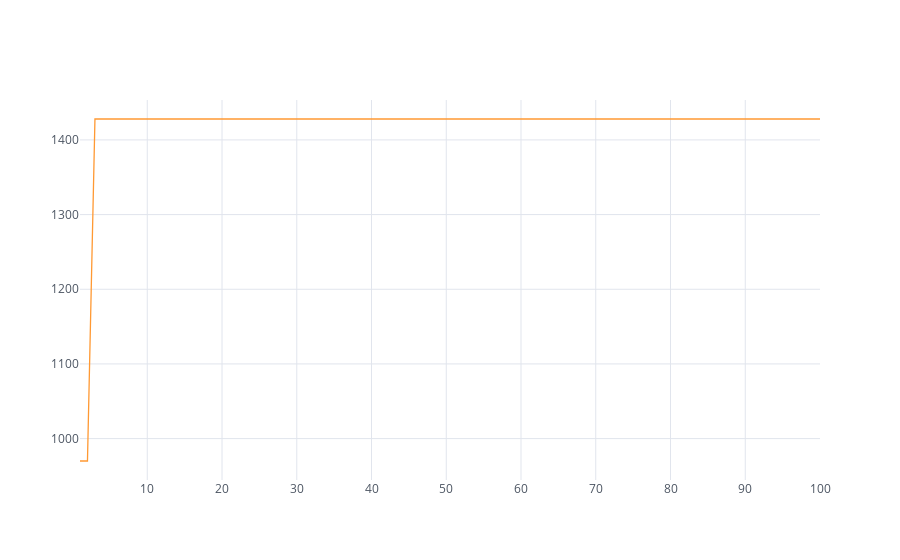

Notebook code for this chart:
### Code cell
pd.DataFrame(logger.individuals_by_generation).groupby("generation").agg("max").iplot(kind="scatter", y="individual_fitness")

### Figure 1 — Plotly figure (JSON) as saved in the notebook; plotly's stock layout.template omitted (floating-point values rounded to 4 significant figures)
{"data": [{"line": {"color": "rgba(255, 153, 51, 1.0)", "dash": "solid", "shape": "linear", "width": 1.3}, "mode": "lines", "name": "individual_fitness", "text": "", "type": "scatter", "uid": "513822bc-84a4-4205-a9bd-63aec86365a2", "x": [1, 2, 3, 4, 5, 6, 7, 8, 9, 10, 11, 12, 13, 14, 15, 16, 17, 18, 19, 20, 21, 22, 23, 24, 25, 26, 27, 28, 29, 30, 31, 32, 33, 34, 35, 36, 37, 38, 39, 40, 41, 42, 43, 44, 45, 46, 47, 48, 49, 50, 51, 52, 53, 54, 55, 56, 57, 58, 59, 60, 61, 62, 63, 64, 65, 66, 67, 68, 69, 70, 71, 72, 73, 74, 75, 76, 77, 78, 79, 80, 81, 82, 83, 84, 85, 86, 87, 88, 89, 90, 91, 92, 93, 94, 95, 96, 97, 98, 99, 100], "y": [970, 970, 1428, 1428, 1428, 1428, 1428, 1428, 1428, 1428, 1428, 1428, 1428, 1428, 1428, 1428, 1428, 1428, 1428, 1428, 1428, 1428, 1428, 1428, 1428, 1428, 1428, 1428, 1428, 1428, 1428, 1428, 1428, 1428, 1428, 1428, 1428, 1428, 1428, 1428, 1428, 1428, 1428, 1428, 1428, 1428, 1428, 1428, 1428, 1428, 1428, 1428, 1428, 1428, 1428, 1428, 1428, 1428, 1428, 1428, 1428, 1428, 1428, 1428, 1428, 1428, 1428, 1428, 1428, 1428, 1428, 1428, 1428, 1428, 1428, 1428, 1428, 1428, 1428, 1428, 1428, 1428, 1428, 1428, 1428, 1428, 1428, 1428, 1428, 1428, 1428, 1428, 1428, 1428, 1428, 1428, 1428, 1428, 1428, 1428]}], "layout": {"autosize": true, "legend": {"bgcolor": "#FFFFFF", "font": {"color": "#4D5663"}}, "paper_bgcolor": "#FFFFFF", "plot_bgcolor": "#FFFFFF", "title": {"font": {"color": "#4D5663"}}, "xaxis": {"autorange": true, "gridcolor": "#E1E5ED", "range": [1, 100], "showgrid": true, "tickfont": {"color": "#4D5663"}, "title": {"font": {"color": "#4D5663"}, "text": ""}, "type": "linear", "zerolinecolor": "#E1E5ED"}, "yaxis": {"autorange": true, "gridcolor": "#E1E5ED", "range": [944.6, 1453.0], "showgrid": true, "tickfont": {"color": "#4D5663"}, "title": {"font": {"color": "#4D5663"}, "text": ""}, "type": "linear", "zerolinecolor": "#E1E5ED"}}}
